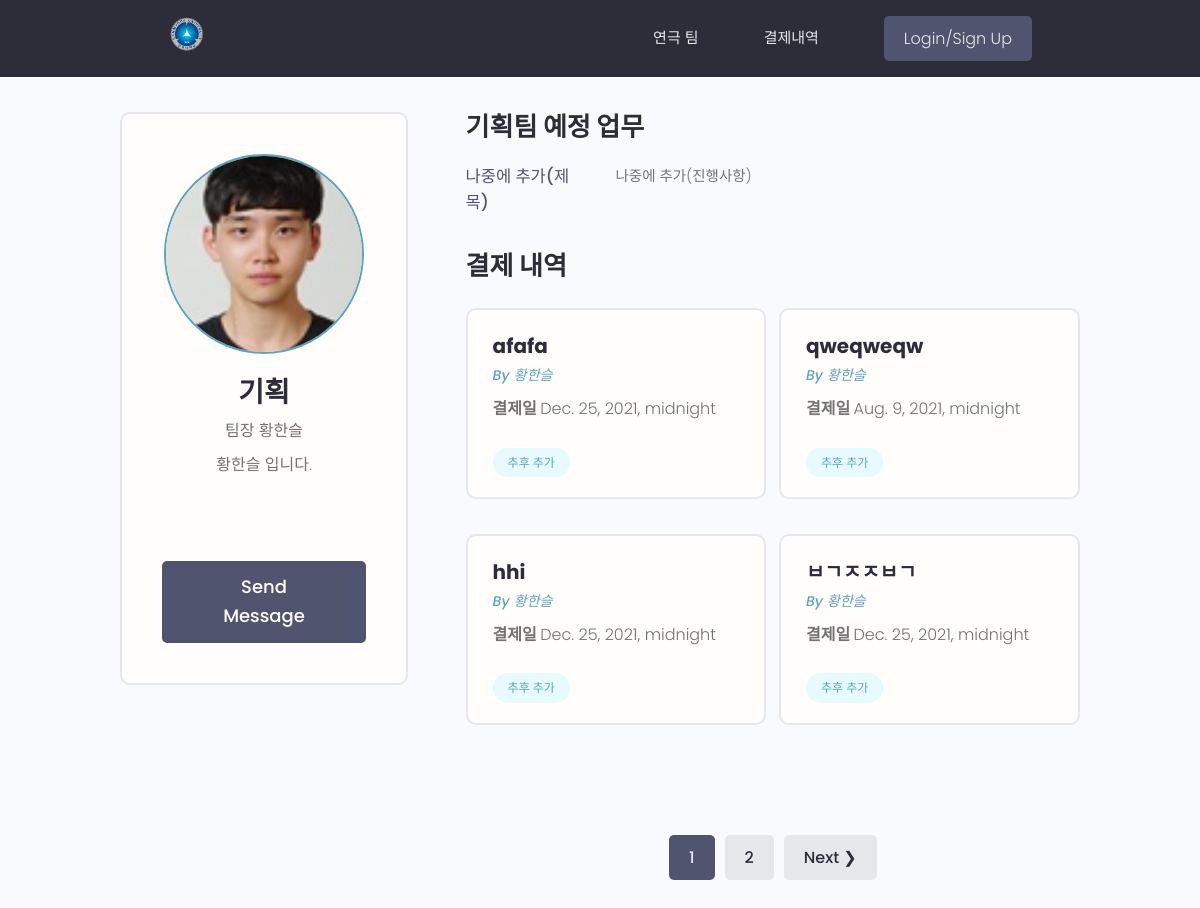
The app's page /profile/1/, older data.
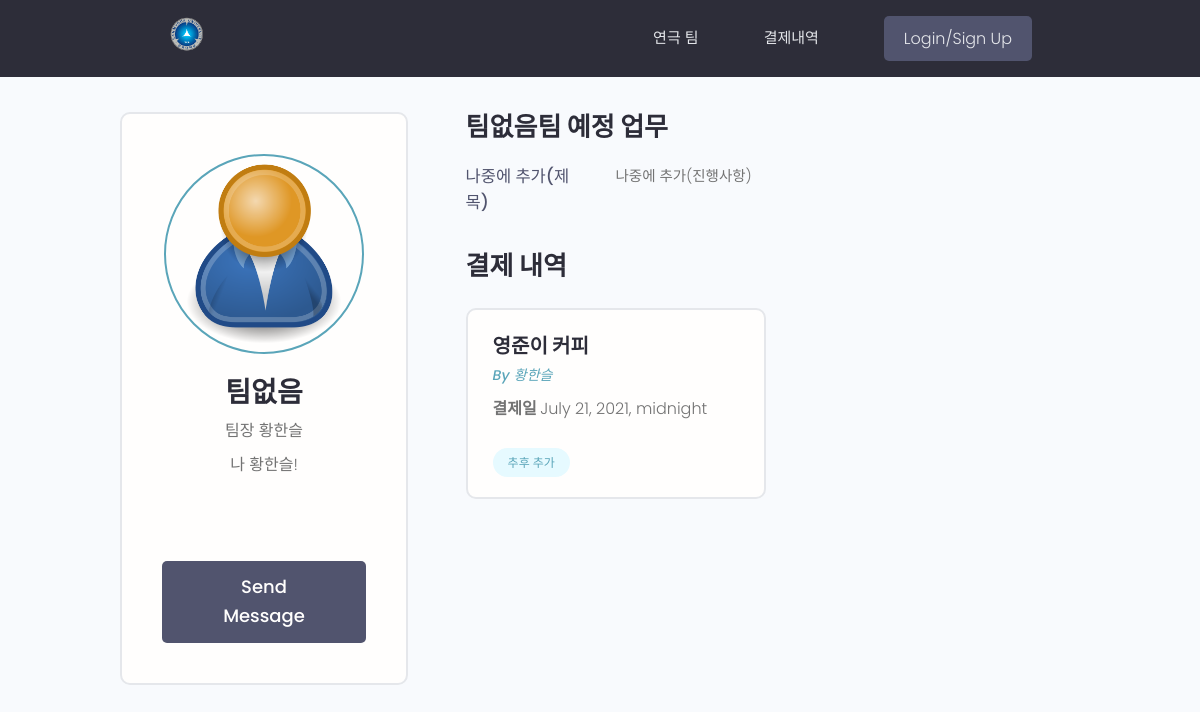
The same page, newer data.
### division/models.py (models this page shows, shortened)
class Team(models.Model):
    user = models.OneToOneField(User,on_delete=models.CASCADE,null=True,blank=True)
    id = models.IntegerField(primary_key=True)
    username = models.CharField(null=True,max_length=100)
    name = models.CharField(null=True,max_length=100)
    captain = models.CharField(null=True,max_length=100)
    short_intro = models.CharField(null=True,blank=True,max_length=256)
    email = models.EmailField(null=True)
    profile_image = models.ImageField(null=True,blank=True,upload_to='profiles/',default='profiles/user-default.png')
    created = models.DateTimeField(auto_now_add=True)
    is_new = models.BooleanField(null=True,default=False)
    USERNAME_FIELD = 'username'

### eng/models.py (models this page shows, shortened)
class Post(models.Model):
    id = models.IntegerField(primary_key=True)
    owner = models.ForeignKey(Team,on_delete=CASCADE,null=True)
    title = models.CharField(max_length=200,null=True)
    image = models.ImageField(null=True,upload_to='posts/')
    date = models.DateTimeField(null=True,blank=False)
    paid = models.IntegerField(null=True,blank=False)
    desc = models.CharField(max_length=256)
    created = models.DateTimeField(auto_now_add=True)
    class Meta:
        ordering = ('-created',)

### division/views.py (the view)
# urls.py: path('profile/<str:pk>/',profileView,name='profile'),
def profileView(request,pk):
    profile = Team.objects.get(id=pk)
    post = profile.post_set.all()
    post,page_range = paginateTeam(request,post,4)
    context = {'profile':profile,'post':post,'page_range':page_range}
    return render(request,'div_profile.html',context)

### division/utils.py (called while the page is built)
def paginateTeam(request,teams,results):
    page = request.GET.get('page',1)
    paginator = Paginator(teams,results)
    try:
        teams = paginator.page(page)
    except EmptyPage:
        page = paginator.num_pages
        teams = paginator.page(paginator.num_pages)
    left = (int(page))-4
    if left < 1:
        left = 1
    right = (int(page))+5
    if right > paginator.num_pages:
        right = paginator.num_pages
        print(right)
    page_range = range(left,right+1)
    return teams,page_range

### division/templates/div_profile.html (shortened to what this page needs)
{% extends 'main.html' %}
{% block content %}
  <main class="profile my-md">
    <div class="container">
      <div class="layout">
        <div class="column column--1of3">
          <div class="card text-center">
            <div class="card__body dev">
              <img class="avatar avatar--xl" src="{{profile.profile_image.url}}" />
              <h2 class="dev__name">{{profile.name}}</h2>
              <p class="dev__title">팀장 {{profile.captain}}</p>
              <p class="dev__location">{{profile.short_intro}}</p>
              <ul class="dev__social">
              </ul>
              <a href="{% url 'msg-send' profile.id %}" class="btn btn--sub btn--lg">Send Message</a>
            </div>
          </div>
        </div>
        <div class="column column--2of3">
          <div class="devInfo">
            <h3 class="devInfo__title">{{profile.name}}팀 예정 업무</h3>
            <div class="devInfo__skills">
              <div class="devSkill">
                <h4 class="devSkill__title">나중에 추가(제목)</h4>
                <p class="devSkill__info">
                  나중에 추가(진행사항)
                </p>
              </div>
            </div>
          </div>
          <div class="devInfo">
            <h3 class="devInfo__title">결제 내역</h3>
            <div class="grid grid--two">
              {% for p in post %}
              <div class="column">
                <div class="card project">
                    <div class="card__body">
                      <h3 class="project__title">{{p.title}}</h3>
                      <p><a class="project__author" href="{% url 'view-post' p.id %}">By {{p.owner.captain}}</a></p>
                      <p class="project--rating">
                        <span style="font-weight: bold;">결제일 </span>{{p.date}}
                      </p>
                      <div class="project__tags">
                        <span class="tag tag--pill tag--main">
                          <small>추후 추가</small>
                        </span>
                      </div>
                    </div>
                </div>
              </div>
              {% endfor %}
            </div>
            {% include 'pagination.html' with queries=post page_range=page_range%}
          </div>
        </div>
      </div>
    </div>
  </main>
{% endblock %}

Row changes from the older to the newer data that the page shows:
removed Post: title "afafa", owner.captain "황한슬", date "Dec. 25, 2021, midnight"
removed Post: title "qweqweqw", owner.captain "황한슬", date "Aug. 9, 2021, midnight"
removed Post: title "hhi", owner.captain "황한슬", date "Dec. 25, 2021, midnight"
removed Post: title "ㅂㄱㅈㅈㅂㄱ", owner.captain "황한슬", date "Dec. 25, 2021, midnight"
changed Team "황한슬": profile_image: picture removed, a placeholder shows; name "기획" → "팀없음"; short_intro "황한슬 입니다." → "나 황한슬!"
added Post: title "영준이 커피", owner.captain "황한슬", date "July 21, 2021, midnight"
Text that changed along with them:
list line gone: "1"
list line gone: "2"
text no longer shown: "Next ❯"
